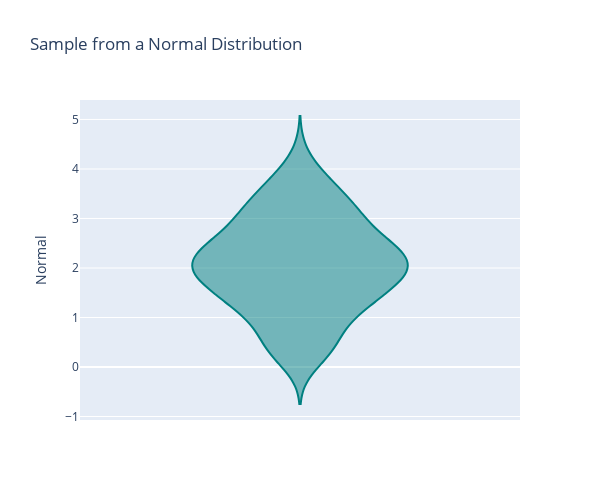

This figure's notebook cell:
### Markdown cell above
4. Customise the color of the bars using the input `color_discrete_sequence` as follows. Note that we have to pass a list of strings, where each string corresponds to a color.  In this case, we pass the color `teal`

### Code cell
fig = px.violin(df, y="Normal", 
                color_discrete_sequence=['teal'],
                height = 500, width = 600,
                title='Sample from a Normal Distribution')
fig.show()

### Figure 1 — Plotly figure (JSON) as saved in the notebook; plotly's stock layout.template omitted (floating-point values rounded to 4 significant figures; data arrays with more than 128 entries replaced by an {"elided": "..."} marker saying what was removed)
{"data": [{"alignmentgroup": "True", "box": {"visible": false}, "hovertemplate": "Normal=%{y}<extra></extra>", "legendgroup": "", "marker": {"color": "teal"}, "name": "", "offsetgroup": "", "orientation": "v", "scalegroup": "True", "showlegend": false, "type": "violin", "x0": " ", "xaxis": "x", "y": {"elided": "200 float values"}, "y0": " ", "yaxis": "y"}], "layout": {"height": 500, "legend": {"tracegroupgap": 0}, "title": {"text": "Sample from a Normal Distribution"}, "violinmode": "group", "width": 600, "xaxis": {"anchor": "y", "domain": [0, 1]}, "yaxis": {"anchor": "x", "domain": [0, 1], "title": {"text": "Normal"}}}}
